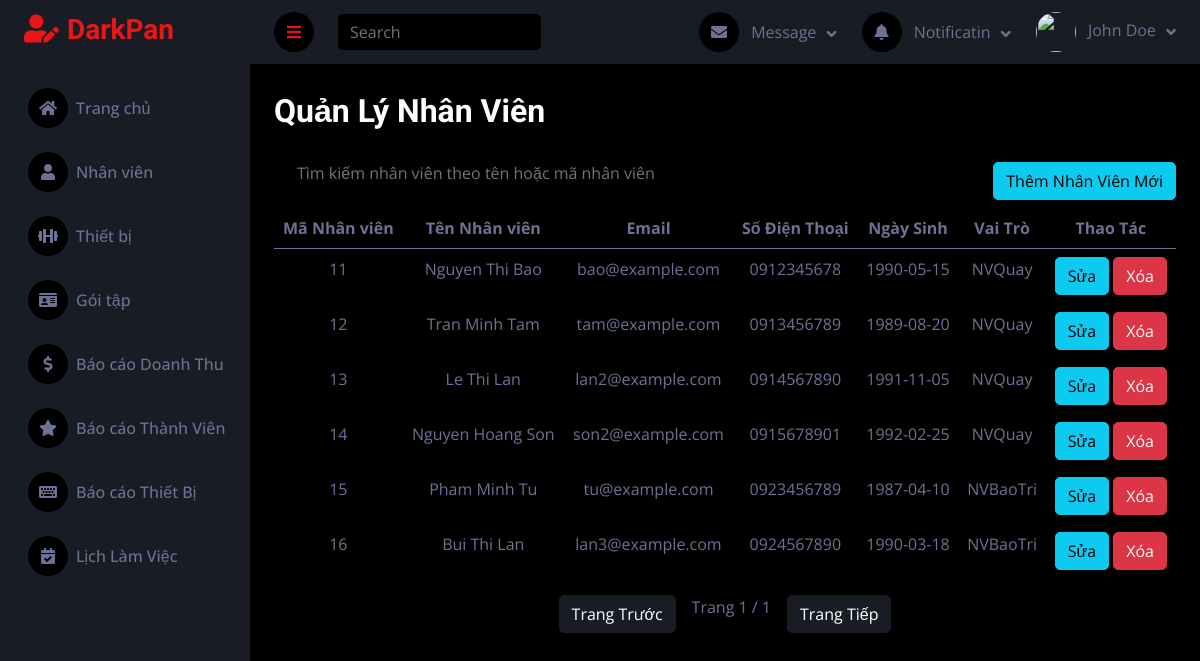
The page /public/Admin/nhanVien on the database its author committed.
### tables this page shows
CREATE TABLE `nguoidung` (
  `userID` int(10) NOT NULL,
  `hoTen` varchar(100) NOT NULL,
  `sdt` varchar(15) DEFAULT NULL,
  `ngaySinh` date DEFAULT NULL,
  `email` varchar(100) NOT NULL,
  `matKhau` varchar(255) NOT NULL,
  `vaiTro` enum('Admin','NVQuay','NVBaoTri','ThanhVien','NVHuongDanVien') NOT NULL,
  `hinhAnh` varchar(255) NOT NULL,
  `token` varchar(255) NOT NULL
);

### controllers/HomeController_Admin.php (called while the page is built, shortened)
<?php
require_once BASE_PATH . '/models/NhanVienModel.php';
class HomeController_Admin {
    public function nhanVien() {
        $employeesModel = new Employees();
        $currentEmployees = $employeesModel->getCurrentEmployees();
        $limit = 8;
        $page = isset($_GET['page']) ? $_GET['page'] : 1;
        $members = $employeesModel->getEmployees($page, $limit);
        $totalPages = ceil($currentEmployees / $limit);
        $data = [
            'currentEmployees' => $currentEmployees,
            'members' => $members,
            'totalPages' => $totalPages,
            'currentPage' => $page,
        ];
        $this->render('Admin/nhanVien/QuanLyNhanVien',$data);
    }
    protected function render($view, $data = []) {
        extract($data);
        require_once BASE_PATH . "/views/$view.php";
    }
}
?>

### public/index.php (called while the page is built, shortened)
<?php
$router = new Router();
$router->handleRequest();
?>

### models/NhanVienModel.php (called while the page is built, shortened)
<?php
require_once "../config/database.php";
class Employees {
    private $conn;
    public function __construct() {
        $database = new Database();
        $this->conn = $database->connect();
    }
    public function getCurrentEmployees() {
        $sql = "SELECT COUNT(*) as count FROM nguoidung WHERE vaiTro = 'NVQuay' or vaiTro = 'NVBaoTri' or vaiTro = 'NVHuongDanVien'";
        $result = $this->conn->query($sql);
        $row = $result->fetch_assoc();
        return $row['count'];
    }
    public function getEmployees($page, $limit) {
        $offset = ($page - 1) * $limit;
        $query = "SELECT * FROM nguoidung WHERE vaiTro = 'NVQuay' or vaiTro = 'NVBaoTri' or vaiTro = 'NVHuongDanVien' LIMIT $limit OFFSET $offset";
        $result = $this->conn->query($query);
        return $result->fetch_all(MYSQLI_ASSOC);
    }
}
?>

### config/database.php (called while the page is built, shortened)
<?php
class Database {
    private $servername = "localhost:3306";
    private $username = "root";
    private $password = "";
    private $dbname = "gym";
    public function connect() {
        $this->conn = mysqli_connect($this->servername, $this->username, $this->password, $this->dbname);
        return $this->conn;
    }
}
?>

### views/Admin/nhanVien/QuanLyNhanVien.php (the view, shortened to what this page needs)
<!DOCTYPE html>
<html lang="en">
<head>
    <link href="https://cdnjs.cloudflare.com/ajax/libs/font-awesome/5.10.0/css/all.min.css" rel="stylesheet">
    <link href="https://cdn.jsdelivr.net/npm/bootstrap-icons@1.4.1/font/bootstrap-icons.css" rel="stylesheet">
    <link href="asset/lib/owlcarousel/assets/owl.carousel.min.css" rel="stylesheet">
    <link href="asset/lib/tempusdominus/css/tempusdominus-bootstrap-4.min.css" rel="stylesheet" />
    <link href="asset/css/bootstrap.min.css" rel="stylesheet">
    <link href="asset/css/style.css" rel="stylesheet">
</head>
<body>
    <?php require_once('../views/Admin/layout/header.php'); ?>
    <?php require_once('../views/Admin/layout/sidebar.php'); ?>
    <div class="container-fluid pt-4 px-4 my-1">
        <h2 class="mb-4">Quản Lý Nhân Viên</h2>
    <div style="display: flex; justify-content: space-between; align-items: center;">
        <div class="mb-3" style="flex-grow: 1; max-width: 600px; padding-left: 10px;">
            <input type="text" id="searchInput" class="form-control" placeholder="Tìm kiếm nhân viên theo tên hoặc mã nhân viên">
        </div>
            <button class="btn btn-info" data-bs-toggle="modal" data-bs-target="#addEmployeesModal">Thêm Nhân Viên Mới</button>
    </div>
        <table class="table table-striped text-center">
            <thead>
                <tr>
                    <th>Mã Nhân viên</th>
                    <th>Tên Nhân viên</th>
                    <th>Email</th>
                    <th>Số Điện Thoại</th>
                    <th>Ngày Sinh</th>
                    <th>Vai Trò</th>
                    <th>Thao Tác</th>
                </tr>
            </thead>
            <tbody id="customerTable">
                <?php foreach ($members as $member): ?>
                    <tr data-id="<?= $member['userID'] ?>">
                        <td><?= $member['userID'] ?></td>
                        <td><?= $member['hoTen'] ?></td>
                        <td><?= $member['email'] ?></td>
                        <td><?= $member['sdt'] ?></td>
                        <td><?= $member['ngaySinh'] ?></td>
                        <td class="status"><?= $member['vaiTro'] ?></td>
                        <td class="text-center">
                            <button class="btn btn-info btn-editNhanVien" data-id="<?= $member['userID'] ?>" data-hoTen="<?= $member['hoTen'] ?>" data-email="<?= $member['email'] ?>" data-sdt="<?= $member['sdt'] ?>" data-ngaySinh="<?= $member['ngaySinh'] ?>" data-vaiTro="<?= $member['vaiTro'] ?>">Sửa</button>
                             <button type="button" class="btn btn-danger"  onclick="deleteNhanVien(<?= $member['userID']?>)">Xóa</button>
                        </td>
                    </tr>
                <?php endforeach; ?>
            </tbody>
        </table>
        <div id="pagination" class="d-flex justify-content-center">
            <a href="/GYM-WEB/public/Admin/nhanVien?page=<?= max(1, $currentPage - 1) ?>" class="btn btn-secondary">Trang Trước</a>
            <span class="mx-3">Trang <?= $currentPage ?> / <?= $totalPages ?></span>
            <a href="/GYM-WEB/public/Admin/nhanVien?page=<?= min($totalPages, $currentPage + 1) ?>" class="btn btn-secondary">Trang Tiếp</a>
        </div>
    </div>
</body>
</html>

### asset/css/style.css (style rules this page uses)
:root { --primary: #EB1616; --secondary: #191C24; --light: #6C7293; --dark: #000000; }
.btn { transition: .5s; }

### rows shown on the page
nguoidung: userID "11", hoTen "Nguyen Thi Bao", email "bao@example.com", sdt "0912345678", ngaySinh "1990-05-15", vaiTro "NVQuay"
nguoidung: userID "12", hoTen "Tran Minh Tam", email "tam@example.com", sdt "0913456789", ngaySinh "1989-08-20", vaiTro "NVQuay"
nguoidung: userID "13", hoTen "Le Thi Lan", email "lan2@example.com", sdt "0914567890", ngaySinh "1991-11-05", vaiTro "NVQuay"
nguoidung: userID "14", hoTen "Nguyen Hoang Son", email "son2@example.com", sdt "0915678901", ngaySinh "1992-02-25", vaiTro "NVQuay"
nguoidung: userID "15", hoTen "Pham Minh Tu", email "tu@example.com", sdt "0923456789", ngaySinh "1987-04-10", vaiTro "NVBaoTri"
nguoidung: userID "16", hoTen "Bui Thi Lan", email "lan3@example.com", sdt "0924567890", ngaySinh "1990-03-18", vaiTro "NVBaoTri"

### other values the page prints
$currentPage "1"
$totalPages "1"
